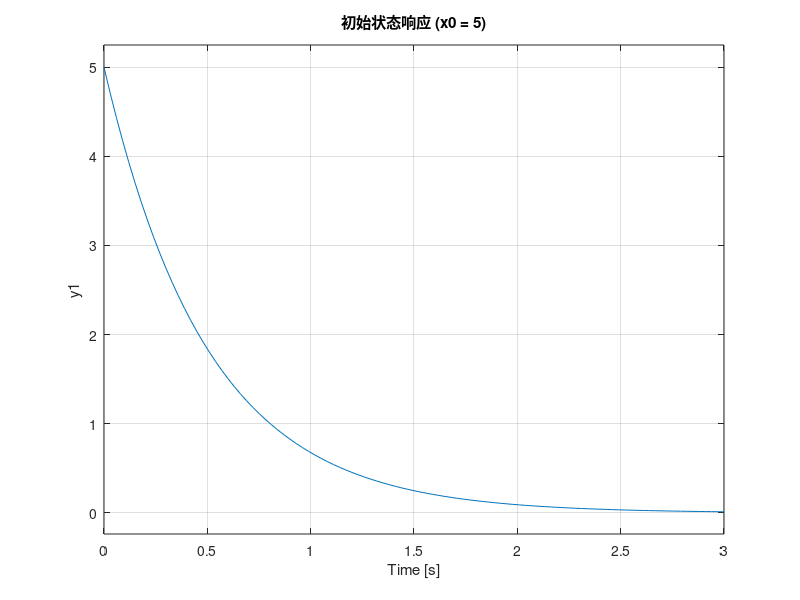

The MATLAB source for this figure:
%% 一阶系统的时域响应分析 —— 使用传递函数建立模型
%  作业：参考视频，修改参数，设计自己的一阶系统并观察响应曲线
%  参考视频原参数： G(s) = 5/(s+5)
%  我的设计参数  ： G(s) = 4/(s+2)  ( 直流增益 K = 2, 时间常数 tau = 0.5 s )
clc; clear; close all;

%% 加载 Control Package（若使用 MATLAB，请注释掉下面一行）
pkg load control

%% 定义一阶系统  G(s) = K/(tau*s + 1) = 4/(s+2)
K   = 2;        % 直流增益（决定阶跃稳态值）
tau = 0.5;      % 时间常数（决定响应快慢），极点 s = -1/tau = -2
G_a = tf([K/tau], [1, 1/tau]);   % => 4/(s+2)

%% 仿真：三种典型响应
figure;

% ① 单位冲激响应
subplot(3,1,1)
impulse(G_a);
title('单位冲激响应');

% ② 单位阶跃响应
subplot(3,1,2)
step(G_a);
title('单位阶跃响应');

% ③ 对初始状态的响应（状态空间，零输入）
subplot(3,1,3)
A = -2;  B = 4;  C = 1;  D = 0;   % dx/dt = -2x + 4u, y = x
sys = ss(A, B, C, D);
x0 = 5;                            % 初始状态
initial(sys, x0);
title('初始状态响应 (x0 = 5)');
